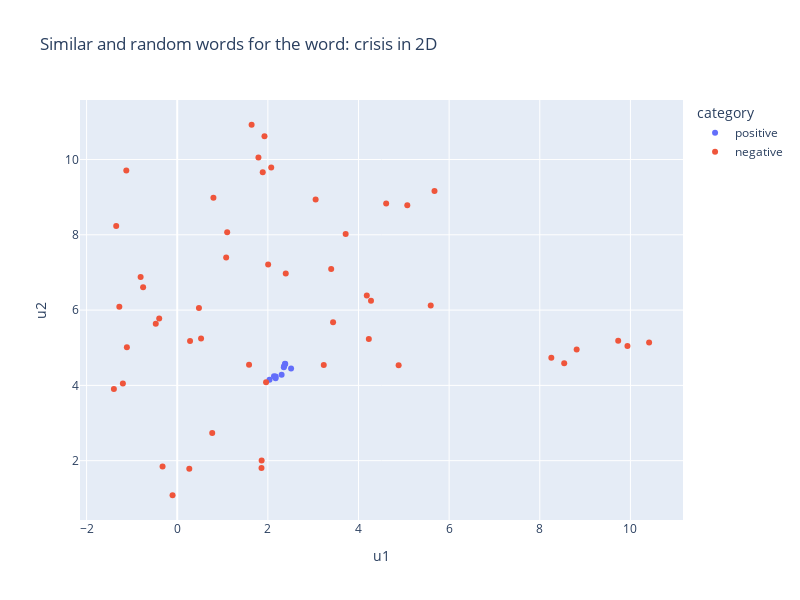

This figure's notebook cell:
### Markdown cell above
Similar words to the environmental, social and governance topic make perfect sense.

### Code cell
import umap
import pickle

try:
    with open("../language_models/w2v_10K/dim_reducer_10K.pkl", "rb") as handle:
        dim_reducer = pickle.load(handle)
except:
    print("Train dimensionality reducer first...")
    dim_reducer = umap.UMAP(n_components=2, metric = "cosine")
    dim_reducer.fit(word_vectors.get_normed_vectors())
    with open("../language_models/w2v_10K/dim_reducer_10K.pkl", 'wb') as handle:
        pickle.dump(dim_reducer, handle, protocol=pickle.HIGHEST_PROTOCOL)

fig = plot_similar_words_2d("crisis", 10, word_vectors, dim_reducer)
fig.show()

### Figure 1 — Plotly figure (JSON) as saved in the notebook; plotly's stock layout.template omitted (floating-point values rounded to 4 significant figures)
{"data": [{"hovertemplate": "<b>%{hovertext}</b><br><br>category=positive<br>u1=%{x}<br>u2=%{y}<extra></extra>", "hovertext": ["turmoil", "crises", "recession", "downturn", "pandemic", "covid_pandemic", "dislocation", "covid_outbreak", "coronavirus_pandemic", "unprecedented"], "legendgroup": "positive", "marker": {"color": "#636efa", "symbol": "circle"}, "mode": "markers", "name": "positive", "orientation": "v", "showlegend": true, "type": "scatter", "x": [2.513, 2.303, 2.357, 2.383, 2.172, 2.135, 2.379, 2.037, 2.171, 2.352], "xaxis": "x", "y": [4.447, 4.282, 4.508, 4.569, 4.238, 4.24, 4.577, 4.147, 4.193, 4.482], "yaxis": "y"}, {"hovertemplate": "<b>%{hovertext}</b><br><br>category=negative<br>u1=%{x}<br>u2=%{y}<extra></extra>", "hovertext": ["zurampic_duzallo", "linewidths", "hereditary_hemochromatosis_beta_thalassemia", "kitchens_brer_rabbit_canoleo", "vars_encountering", "palisades_and_the_big", "pie_chart", "eastern_michaud_flats", "reader_ic", "terneuzen_the_netherlands_leased", "aqp_antibody_positive", "donald_washburn", "patented_soft_vu", "resurgence_of_infections", "transitioned_to_tccc", "connected_to_the_extra_corporeal", "markland_hydro_water", "sanifill_and_usa", "founders_henry_kravis", "arylsulfatase", "skullcandy_and_astro_gaming", "sterility", "inkjet_printer_and_fiery_dfe", "pharma_excipients", "ambac_cvas", "uithoorn", "advertiser_dominates", "domain_names_or_urls", "kbb_com_cargurus", "dissolution_of_the_pgt", "merge_consolidate", "counterfeit_rolex", "certify_troubleshoot", "mask_tooling", "pneumatic_valves_and_surge_suppressors", "sorriso_kolynos_elmex_tom", "objection", "delivers_topically", "malik", "bluekai", "anterior_lumbar_fusion", "riglogix_portion", "eaglepicher_boron", "puritan_pride", "de_datos", "landline_telephones", "sakai_cle", "sdr_ddrx_and_gddrx_sdram", "mr_forney", "nordberg"], "legendgroup": "negative", "marker": {"color": "#EF553B", "symbol": "circle"}, "mode": "markers", "name": "negative", "orientation": "v", "showlegend": true, "type": "scatter", "x": [1.859, -1.277, -0.3233, 0.7986, 3.233, 2.074, 3.439, 1.792, -0.4731, 1.641, -0.1031, 10.41, -1.111, 1.961, 3.054, -1.199, 1.887, 8.814, 9.935, 0.2662, 1.08, 1.585, 1.863, -1.346, 4.276, 1.926, 3.717, 4.183, 2.395, 4.61, 5.594, 2.006, 0.2831, -0.7524, -0.8075, -1.123, 4.886, 0.7721, 9.73, 3.397, -1.397, 5.677, 5.077, 1.102, 4.228, 0.4791, 0.5257, -0.3974, 8.539, 8.255], "xaxis": "x", "y": [1.805, 6.086, 1.848, 8.982, 4.545, 9.786, 5.677, 10.06, 5.635, 10.92, 1.082, 5.141, 5.015, 4.083, 8.936, 4.052, 9.661, 4.952, 5.045, 1.788, 7.4, 4.546, 2.005, 8.234, 6.246, 10.62, 8.019, 6.388, 6.974, 8.829, 6.123, 7.208, 5.176, 6.604, 6.881, 9.706, 4.534, 2.736, 5.183, 7.094, 3.905, 9.161, 8.787, 8.071, 5.23, 6.058, 5.247, 5.774, 4.591, 4.736], "yaxis": "y"}], "layout": {"height": 600, "legend": {"title": {"text": "category"}, "tracegroupgap": 0}, "title": {"text": "Similar and random words for the word: crisis in 2D"}, "width": 800, "xaxis": {"anchor": "y", "domain": [0, 1], "title": {"text": "u1"}}, "yaxis": {"anchor": "x", "domain": [0, 1], "title": {"text": "u2"}}}}
